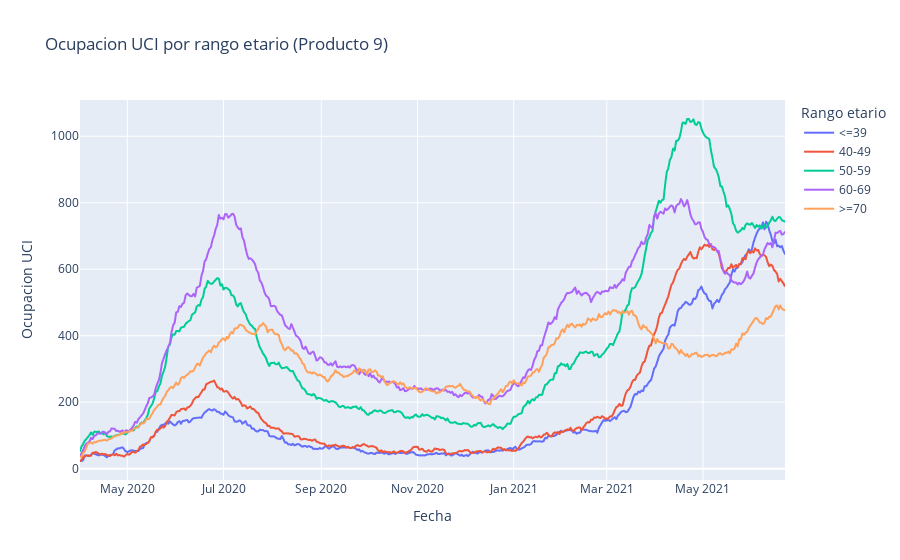

The cell this chart's notebook holds for it:
### Code cell
px.line(uci,
        labels={
                     "value": "Ocupacion UCI",
                     "x": "Día",
                     "variable": "Rango etario"
              },
        title="Ocupacion UCI por rango etario (Producto 9)")

### Figure 1 — Plotly figure (JSON) as saved in the notebook; plotly's stock layout.template omitted (floating-point values rounded to 4 significant figures; data arrays with more than 128 entries replaced by an {"elided": "..."} marker saying what was removed)
{"data": [{"hovertemplate": "Rango etario=<=39<br>Fecha=%{x}<br>Ocupacion UCI=%{y}<extra></extra>", "legendgroup": "<=39", "line": {"color": "#636efa", "dash": "solid"}, "mode": "lines", "name": "<=39", "showlegend": true, "type": "scattergl", "x": {"elided": "448 str values"}, "xaxis": "x", "y": {"elided": "448 int values"}, "yaxis": "y"}, {"hovertemplate": "Rango etario=40-49<br>Fecha=%{x}<br>Ocupacion UCI=%{y}<extra></extra>", "legendgroup": "40-49", "line": {"color": "#EF553B", "dash": "solid"}, "mode": "lines", "name": "40-49", "showlegend": true, "type": "scattergl", "x": {"elided": "448 str values"}, "xaxis": "x", "y": {"elided": "448 int values"}, "yaxis": "y"}, {"hovertemplate": "Rango etario=50-59<br>Fecha=%{x}<br>Ocupacion UCI=%{y}<extra></extra>", "legendgroup": "50-59", "line": {"color": "#00cc96", "dash": "solid"}, "mode": "lines", "name": "50-59", "showlegend": true, "type": "scattergl", "x": {"elided": "448 str values"}, "xaxis": "x", "y": {"elided": "448 int values"}, "yaxis": "y"}, {"hovertemplate": "Rango etario=60-69<br>Fecha=%{x}<br>Ocupacion UCI=%{y}<extra></extra>", "legendgroup": "60-69", "line": {"color": "#ab63fa", "dash": "solid"}, "mode": "lines", "name": "60-69", "showlegend": true, "type": "scattergl", "x": {"elided": "448 str values"}, "xaxis": "x", "y": {"elided": "448 int values"}, "yaxis": "y"}, {"hovertemplate": "Rango etario=>=70<br>Fecha=%{x}<br>Ocupacion UCI=%{y}<extra></extra>", "legendgroup": ">=70", "line": {"color": "#FFA15A", "dash": "solid"}, "mode": "lines", "name": ">=70", "showlegend": true, "type": "scattergl", "x": {"elided": "448 str values"}, "xaxis": "x", "y": {"elided": "448 int values"}, "yaxis": "y"}], "layout": {"autosize": true, "legend": {"title": {"text": "Rango etario"}, "tracegroupgap": 0}, "title": {"text": "Ocupacion UCI por rango etario (Producto 9)"}, "xaxis": {"anchor": "y", "autorange": true, "domain": [0, 1], "range": ["2020-04-01", "2021-06-22"], "title": {"text": "Fecha"}, "type": "date"}, "yaxis": {"anchor": "x", "autorange": true, "domain": [0, 1], "range": [-34.17, 1109.0], "title": {"text": "Ocupacion UCI"}, "type": "linear"}}}
